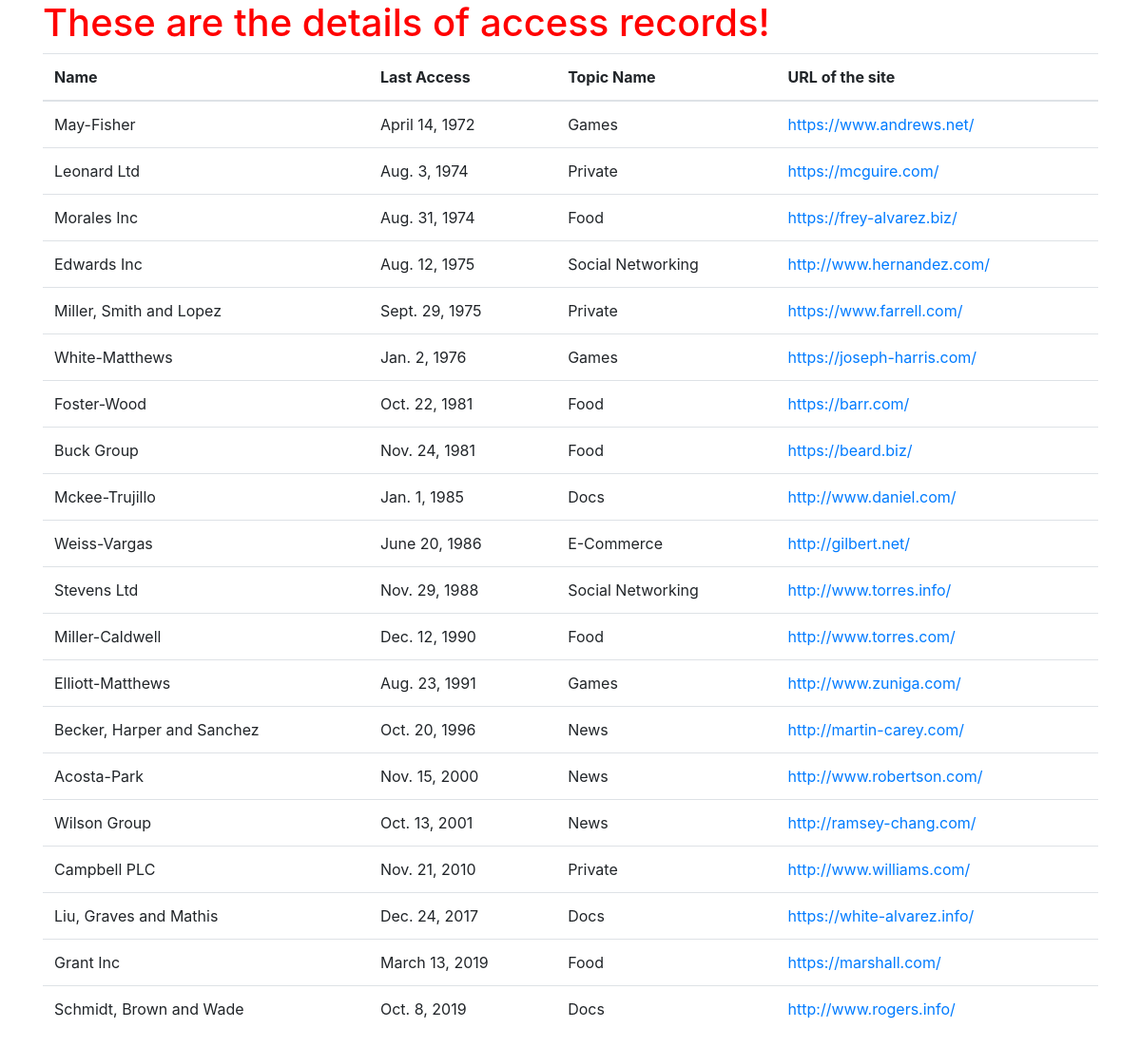
/app_1/db/, run on the app's committed database.
### app_1/models.py (models this page shows, shortened)
class AccessRecord(models.Model):
    webpage = models.ForeignKey(Webpage, on_delete=models.CASCADE)
    last_access = models.DateField()

class Webpage(models.Model):
    topic = models.ForeignKey(Topic, on_delete = models.CASCADE)
    name = models.CharField(max_length=20)
    url = models.URLField()

class Topic(models.Model):
    topic_name = models.CharField(max_length=20)

### app_1/views.py (the view)
# urls.py: path('db/', views.show_data, name='data'),
def show_data(request):
    records = AccessRecord.objects.order_by('last_access')
    access_dict = {'access_rec': records}
    return render(request, 'app_1/db.html', context=access_dict)

### templates/app_1/db.html (shortened to what this page needs)
<!DOCTYPE html>
{% load static %}
<html lang="en">
<head>
    <link rel="stylesheet" href="https://stackpath.bootstrapcdn.com/bootstrap/4.5.0/css/bootstrap.min.css">
    <link rel="stylesheet" href=" {% static 'app_1/css/style.css' %}">
</head>
<body>
    <div class="container">
        <h1>These are the details of access records!</h1>
        {% if access_rec %}
        <table class="table">
            <thead>
                <tr>
                    <th>Name</th>
                    <th>Last Access</th>
                    <th>Topic Name</th>
                    <th>URL of the site</th>
                </tr>
            </thead>
            <tbody>
                {% for record in access_rec %}
                <tr>
                    <td> {{ record.webpage.name }} </td>
                    <td> {{ record.last_access }} </td>
                    <td> {{ record.webpage.topic.topic_name }} </td>
                    <td> <a href="#"> {{ record.webpage.url }} </a></td>
                </tr>
                {% endfor %}
            </tbody>
        </table>
        {% endif %}
    </div>
</body>
</html>

### static/app_1/css/style.css (style rules this page uses)
h1 { color: red; }

### data on the page
AccessRecord: webpage.name "May-Fisher", last_access "April 14, 1972", webpage.topic.topic_name "Games", webpage "https://www.andrews.net/"
AccessRecord: webpage.name "Leonard Ltd", last_access "Aug. 3, 1974", webpage.topic.topic_name "Private", webpage "https://mcguire.com/"
AccessRecord: webpage.name "Morales Inc", last_access "Aug. 31, 1974", webpage.topic.topic_name "Food", webpage "https://frey-alvarez.biz/"
AccessRecord: webpage.name "Edwards Inc", last_access "Aug. 12, 1975", webpage.topic.topic_name "Social Networking", webpage "http://www.hernandez.com/"
AccessRecord: webpage.name "Miller, Smith and Lopez", last_access "Sept. 29, 1975", webpage.topic.topic_name "Private", webpage "https://www.farrell.com/"
AccessRecord: webpage.name "White-Matthews", last_access "Jan. 2, 1976", webpage.topic.topic_name "Games", webpage "https://joseph-harris.com/"
AccessRecord: webpage.name "Foster-Wood", last_access "Oct. 22, 1981", webpage.topic.topic_name "Food", webpage "https://barr.com/"
AccessRecord: webpage.name "Buck Group", last_access "Nov. 24, 1981", webpage.topic.topic_name "Food", webpage "https://beard.biz/"
AccessRecord: webpage.name "Mckee-Trujillo", last_access "Jan. 1, 1985", webpage.topic.topic_name "Docs", webpage "http://www.daniel.com/"
AccessRecord: webpage.name "Weiss-Vargas", last_access "June 20, 1986", webpage.topic.topic_name "E-Commerce", webpage "http://gilbert.net/"
AccessRecord: webpage.name "Stevens Ltd", last_access "Nov. 29, 1988", webpage.topic.topic_name "Social Networking", webpage "http://www.torres.info/"
AccessRecord: webpage.name "Miller-Caldwell", last_access "Dec. 12, 1990", webpage.topic.topic_name "Food", webpage "http://www.torres.com/"
AccessRecord: webpage.name "Elliott-Matthews", last_access "Aug. 23, 1991", webpage.topic.topic_name "Games", webpage "http://www.zuniga.com/"
AccessRecord: webpage.name "Becker, Harper and Sanchez", last_access "Oct. 20, 1996", webpage.topic.topic_name "News", webpage "http://martin-carey.com/"
AccessRecord: webpage.name "Acosta-Park", last_access "Nov. 15, 2000", webpage.topic.topic_name "News", webpage "http://www.robertson.com/"
AccessRecord: webpage.name "Wilson Group", last_access "Oct. 13, 2001", webpage.topic.topic_name "News", webpage "http://ramsey-chang.com/"
AccessRecord: webpage.name "Campbell PLC", last_access "Nov. 21, 2010", webpage.topic.topic_name "Private", webpage "http://www.williams.com/"
AccessRecord: webpage.name "Liu, Graves and Mathis", last_access "Dec. 24, 2017", webpage.topic.topic_name "Docs", webpage "https://white-alvarez.info/"
AccessRecord: webpage.name "Grant Inc", last_access "March 13, 2019", webpage.topic.topic_name "Food", webpage "https://marshall.com/"
AccessRecord: webpage.name "Schmidt, Brown and Wade", last_access "Oct. 8, 2019", webpage.topic.topic_name "Docs", webpage "http://www.rogers.info/"
